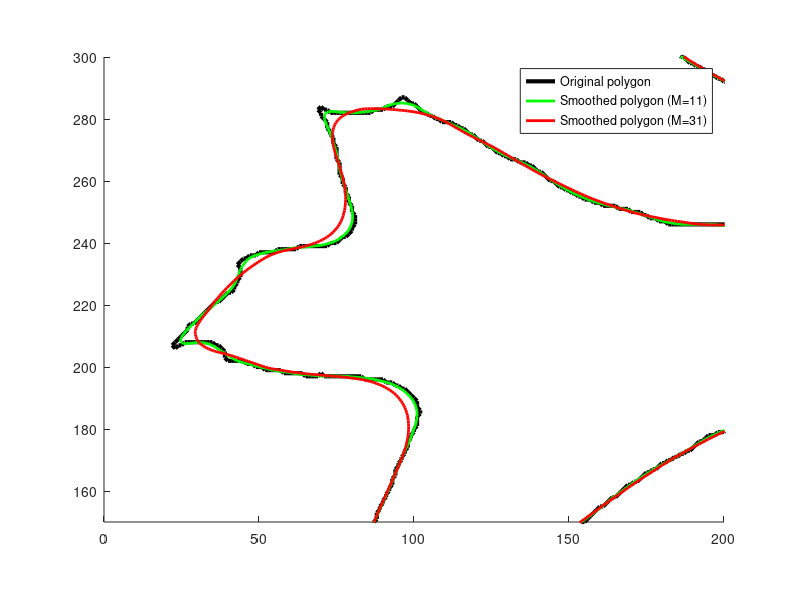

This figure's MATLAB source:
%DEMO_SMOOTHPOLYGON  One-line description here, please.
%
%   output = demo_smoothPolygon(input)
%
%   Example
%   demo_smoothPolygon
%
%   See also
%
 
% ------
% Author: David Legland
% e-mail: david.legland@inrae.fr
% INRAE - BIA Research Unit - BIBS Platform (Nantes)
% Created: 2022-02-18,    using Matlab 9.10.0.1739362 (R2021a) Update 5
% Copyright 2022 INRAE.

% read data
poly = load('leaf_poly.txt');

% display polygon
figure; axis equal; axis([0 600 0 450]); hold on;
drawPolygon(poly, 'lineWidth', 3, 'color', 'k');

% smooth strongly
polyM11 = smoothPolygon(poly, 11);
drawPolygon(polyM11, 'color', 'g', 'linewidth', 2);
polyM31 = smoothPolygon(poly, 31);
drawPolygon(polyM31, 'color', 'r', 'linewidth', 2);
axis([0 200 150 300]);

% print(gcf, 'leafPoly_smoothM31.png', '-dpng');

legend({'Original polygon', 'Smoothed polygon (M=11)', 'Smoothed polygon (M=31)'}, 'Location', 'NorthEast');
print(gcf, 'leafPoly_smoothM31_annot.png', '-dpng');

